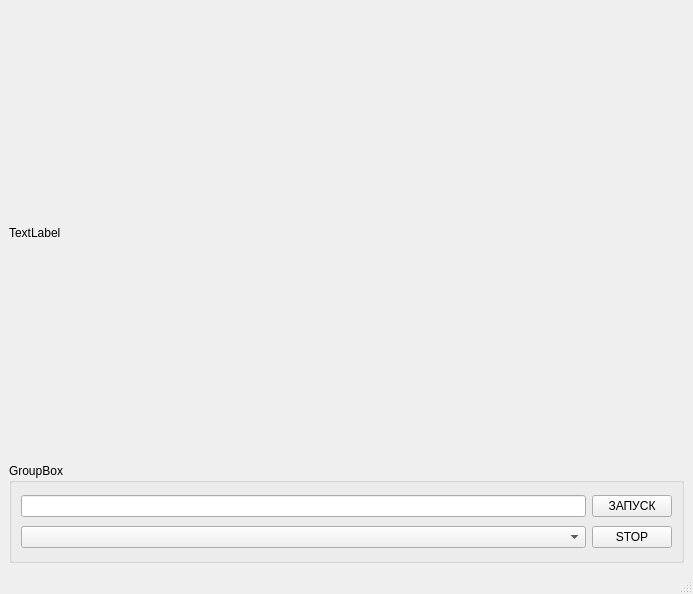
<?xml version="1.0" encoding="UTF-8"?>
<ui version="4.0">
 <class>MainWindow</class>
 <widget class="QMainWindow" name="MainWindow">
  <property name="geometry">
   <rect>
    <x>0</x>
    <y>0</y>
    <width>693</width>
    <height>594</height>
   </rect>
  </property>
  <property name="windowTitle">
   <string>MainWindow</string>
  </property>
  <widget class="QWidget" name="centralwidget">
   <layout class="QVBoxLayout" name="verticalLayout">
    <item>
     <widget class="QLabel" name="label">
      <property name="maximumSize">
       <size>
        <width>800</width>
        <height>600</height>
       </size>
      </property>
      <property name="text">
       <string>TextLabel</string>
      </property>
     </widget>
    </item>
    <item>
     <widget class="QGroupBox" name="groupBox">
      <property name="maximumSize">
       <size>
        <width>16777215</width>
        <height>100</height>
       </size>
      </property>
      <property name="title">
       <string>GroupBox</string>
      </property>
      <layout class="QGridLayout" name="gridLayout">
       <item row="0" column="0">
        <widget class="QLineEdit" name="lineEdit"/>
       </item>
       <item row="0" column="1">
        <widget class="QPushButton" name="start">
         <property name="text">
          <string>ЗАПУСК</string>
         </property>
        </widget>
       </item>
       <item row="1" column="0">
        <widget class="QComboBox" name="threadsCombobox"/>
       </item>
       <item row="1" column="1">
        <widget class="QPushButton" name="stop">
         <property name="text">
          <string>STOP</string>
         </property>
        </widget>
       </item>
      </layout>
     </widget>
    </item>
   </layout>
  </widget>
  <widget class="QMenuBar" name="menubar">
   <property name="geometry">
    <rect>
     <x>0</x>
     <y>0</y>
     <width>693</width>
     <height>29</height>
    </rect>
   </property>
  </widget>
  <widget class="QStatusBar" name="statusbar"/>
 </widget>
 <resources/>
 <connections/>
</ui>
